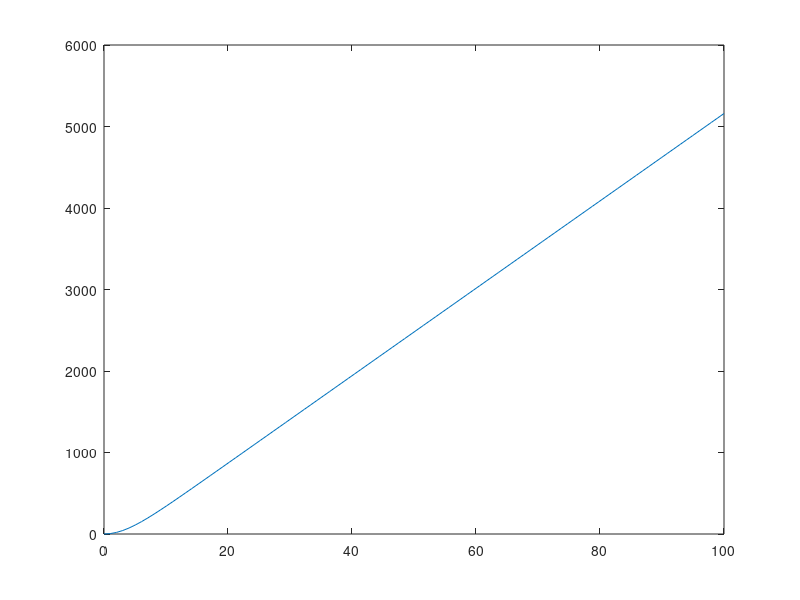

Here is the MATLAB script that generated this plot:
%%%%%%%%%%%%%%%%%%%%%%%%%%%%%%%%%%%
%{
% Beispie 1
res = sum(cos(1:170));
%}
%%%%%%%%%%%%%%%%%%%%%%%%%%%%%%%%%%%
%{
% Beispiel 2
format long;
f1 = F_recursive(1);
f2 = F_recursive(2);
f3 = F_recursive(13);
%}
%%%%%%%%%%%%%%%%%%%%%%%%%%%%%%%%%%%
%{
% Beispiel 3
x=[-15,-10,25,35];
y=[4, 4.3, 6, 6.8];
x_interp=[-15:35];
y_interp=spline(x,y,x_interp);
plot(x,y,'bo');
hold on;
plot(x_interp, y_interp, '-r');

zero = spline(x,y, 0);

%}
%%%%%%%%%%%%%%%%%%%%%%%%%%%%%%%%%%%
%
% Beispiel 4
g = 9.8065;
k = 0.00341;
y = @(x) log(cosh(x*sqrt(g*k)))/k;
x = linspace(0,100,100);
plot(x, y(x));

%}
%%%%%%%%%%%%%%%%%%%%%%%%%%%%%%%%%%%